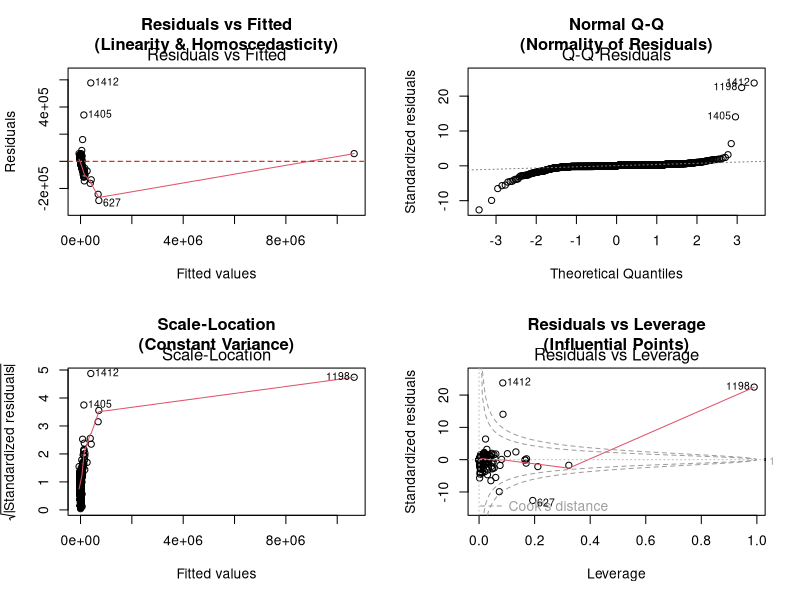

R code for this plot:
# Linear.R - Multiple Linear Regression for Flow.Bytes prediction

library(readr)
library(dplyr)
library(ggplot2)
library(car)

# Load data
mlr_data <- read_csv("mlr_data.csv", show_col_types = FALSE)

# --- 1. Fit the MLR Model ---

mlr_model <- lm(Flow.Bytes ~ ., data = mlr_data)

summary(mlr_model)

# Overall F-test (validates the model as a whole)
anova(mlr_model)

# --- 2. Hypothesis Tests ---

# Coefficient t-tests are in summary(mlr_model)
# Overall F-test is in summary(mlr_model) and anova()

# Individual coefficient tests
confint(mlr_model, level = 0.95)

# --- 3. Multicollinearity Check (VIF) ---

vif_values <- car::vif(mlr_model)
print(vif_values)

# VIF > 5 or 10 indicates problematic multicollinearity
message("\n--- VIF Summary ---")
message(sprintf("Max VIF: %.2f", max(vif_values)))
if (any(vif_values > 5)) {
  message("WARNING: Some predictors have VIF > 5, indicating moderate multicollinearity")
} else {
  message("All VIF values are below 5 — multicollinearity is not a concern")
}

# --- 4. Assumption Diagnostics ---

# --- 4a. Linearity & Homoscedasticity (Residuals vs Fitted, plot=1) ---

par(mfrow = c(2, 2))
plot(mlr_model, which = 1, main = "Residuals vs Fitted\n(Linearity & Homoscedasticity)")
abline(h = 0, col = "red", lty = 2)

# Formal test for heteroscedasticity
ncv_test <- car::ncvTest(mlr_model)
print(ncv_test)

# --- 4b. Normality of Residuals (Q-Q plot, plot=2) ---

plot(mlr_model, which = 2, main = "Normal Q-Q\n(Normality of Residuals)")

# Formal normality tests
shapiro_test <- shapiro.test(residuals(mlr_model))
print(shapiro_test)

# If sample is large, Shapiro may be overly sensitive — also check visually

# --- 4c. Scale-Location plot (plot=3) ---

plot(mlr_model, which = 3, main = "Scale-Location\n(Constant Variance)")

# --- 4d. Residuals vs Leverage (plot=5) ---

plot(mlr_model, which = 5, main = "Residuals vs Leverage\n(Influential Points)")

# --- 5. Influence Diagnostics ---

# Cook's distance
cooksd <- cooks.distance(mlr_model)
influential_obs <- which(cooksd > 4 / nrow(mlr_data))
message("\n--- Influence Diagnostics ---")
message(sprintf("Observations with Cook's distance > 4/n: %s",
                if (length(influential_obs) > 0) paste(influential_obs, collapse = ", ") else "None"))

# Leverage (hat values)
hat_values <- hatvalues(mlr_model)
high_leverage <- which(hat_values > 2 * length(coef(mlr_model)) / nrow(mlr_data))
message(sprintf("High leverage points (> 2p/n): %s",
                if (length(high_leverage) > 0) paste(high_leverage, collapse = ", ") else "None"))

# DFBETAS
dfbetas_vals <- dfbetas(mlr_model)
large_dfbetas <- which(abs(dfbetas_vals) > 2 / sqrt(nrow(mlr_data)), arr.ind = TRUE)
message(sprintf("Large DFBETAS (> 2/sqrt(n)): %d instances", nrow(large_dfbetas)))

par(mfrow = c(1, 1))

# --- 6. Model Fit Summary ---

message("\n=== FINAL MLR MODEL SUMMARY ===")
message(sprintf("R-squared: %.4f", summary(mlr_model)$r.squared))
message(sprintf("Adjusted R-squared: %.4f", summary(mlr_model)$adj.r.squared))
message(sprintf("F-statistic: %.2f on %d and %d DF, p-value: < %.2e",
                summary(mlr_model)$fstatistic[1],
                summary(mlr_model)$fstatistic[2],
                summary(mlr_model)$fstatistic[3],
                pf(summary(mlr_model)$fstatistic[1],
                   summary(mlr_model)$fstatistic[2],
                   summary(mlr_model)$fstatistic[3],
                   lower.tail = FALSE)))

message("\n=== COEFFICIENTS ===")
print(coef(summary(mlr_model)))
